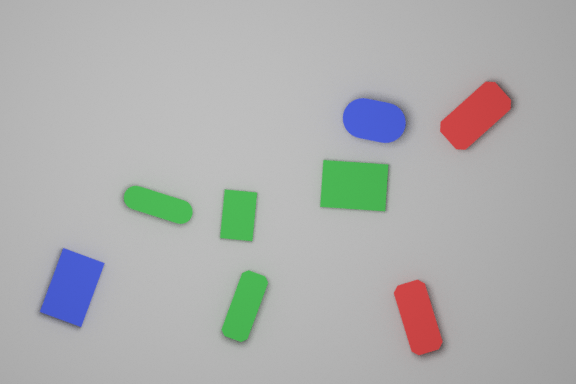
#> input picture paper_submit/final_submission/audit/evidence/qualitative_full_source.png, 576 x 384 px
$ python architecture_figure.py
#> lines starting #> are read from the running program, lines starting #| are printed output that depends on the picture
### paper_submit/final_submission/scripts/make_figures.py
"""Publication artwork from immutable saved predictions and scores.

No model imports, inference, training, or image synthesis. Coordinates in the
architecture canvas are typographic points; output width is the paper's 5.5 in.
"""
from pathlib import Path
import hashlib
import json
import math
import numpy as np
import matplotlib
matplotlib.use('Agg')
import matplotlib.pyplot as plt
from matplotlib import font_manager
from matplotlib.patches import FancyArrowPatch
from shapely.geometry import Polygon as SPolygon
from shapely.ops import nearest_points

ROOT = Path(__file__).resolve().parents[1]
E = ROOT/'audit/evidence'
OUT = ROOT/'figures'
OUT.mkdir(exist_ok=True)
for font in (ROOT/'fonts').glob('*.ttf'):
    font_manager.fontManager.addfont(str(font))
INK='#182530'; MUTED='#596874'; BLUE='#245c91'; TEAL='#087e81'; RED='#a83b39'
GRAY='#7d8b98'; LINE='#cbd3d9'; LIGHT='#f3f6f8'; PALETTE={'red':'#d45b59','green':'#55a870','blue':'#507bc2'}
plt.rcParams.update({'font.family':'Liberation Sans','font.size':8,'axes.titlesize':8.5,
 'axes.labelsize':8,'xtick.labelsize':7.5,'ytick.labelsize':7.5,'pdf.fonttype':42,
 'ps.fonttype':42,'svg.fonttype':'none','mathtext.fontset':'stix','text.color':INK,
 'axes.labelcolor':MUTED,'axes.edgecolor':LINE,'axes.spines.top':False,
 'axes.spines.right':False,'axes.linewidth':.65,'xtick.color':MUTED,'ytick.color':MUTED,
 'savefig.facecolor':'white','figure.facecolor':'white'})


def save(fig,name):
    # Fixed physical dimensions ensure font sizes survive LaTeX inclusion.
    for ext in ['pdf','svg','png']:
        fig.savefig(OUT/f'{name}.{ext}',dpi=300,metadata={'Creator':'Knolling Bot paper figure script'} if ext=='pdf' else None)
    plt.close(fig)


def canvas(h):
    fig=plt.figure(figsize=(5.5,h/72));ax=fig.add_axes([0,0,1,1])
    ax.set(xlim=(0,396),ylim=(h,0));ax.axis('off')
    return fig,ax


def text(ax,x,y,s,size=8,color=INK,weight='normal',ha='left',va='center',**kw):
    return ax.text(x,y,s,fontsize=size,color=color,weight=weight,ha=ha,va=va,**kw)


# [5 lines left out: function route, not called in this run]


def apply_pose(foot,pose):
    t=pose['theta_rad'];rot=np.array([[math.cos(t),-math.sin(t)],[math.sin(t),math.cos(t)]])
    return np.asarray(foot)@rot.T+[pose['x_m'],pose['y_m']]


def envelope(obj,p):
    a,b=obj['asset']['a_m']/2,obj['asset']['b_m']/2
    return apply_pose([[-a,-b],[a,-b],[a,b],[-a,b]],p)


# [85 lines left out: functions quantitative, records, measurements, development, not called in this run]

# [4 lines that do not run on import are left out]

### paper_submit/final_submission/scripts/architecture_figure.py
"""Publication architecture from the adopted inference source.

This figure contains schematic vector nodes and the frozen real input RGB.
No inferred features, fabricated activation maps, or generated evidence appear.
The diagram intentionally distinguishes global text-only goals from referents,
selector context from pose features, and mover decoding from held/no-op copying.
"""
from pathlib import Path
import json
import matplotlib.pyplot as plt
from matplotlib.patches import FancyBboxPatch, FancyArrowPatch
import make_figures as m

WIDTH_PT = 396
HEIGHT_PT = 232
MINIMUM_LABEL_PT = 7.0
INK, MUTED, BLUE = m.INK, m.MUTED, m.BLUE
RULE, WASH, RULE_WASH = '#8A5A2A', '#F1F6FA', '#FCF8F2'


def generate():
    fig, ax = m.canvas(HEIGHT_PT)
    texts, cards = [], []

    def text(x, y, value, size=7.2, color=INK, bold=False, ha='left'):
        assert size >= MINIMUM_LABEL_PT
        item = m.text(ax, x, y, value, size, color,
                      'bold' if bold else 'normal', ha=ha, zorder=5)
        texts.append(item)
        return item

    def card(x, y, width, height, rule=False):
        item = FancyBboxPatch((x, y), width, height,
            boxstyle='round,pad=0,rounding_size=2',
            facecolor=RULE_WASH if rule else WASH,
            edgecolor=RULE if rule else BLUE, linewidth=.75,
            linestyle=(0, (2.5, 1.8)) if rule else '-', zorder=2)
        ax.add_patch(item)
        cards.append((x, y, width, height))

    def arrow(points, color=BLUE, dashed=False):
        # Axis-aligned routing deliberately leaves node interiors clear.
        if len(points) > 2:
            ax.plot(*zip(*points[:-1]), color=color, lw=.78,
                    linestyle=(0, (2.5, 1.8)) if dashed else '-',
                    solid_joinstyle='round', zorder=1)
        ax.add_patch(FancyArrowPatch(points[-2], points[-1], arrowstyle='-|>',
            mutation_scale=6.8, lw=.78, color=color, shrinkA=.6, shrinkB=.6,
            linestyle=(0, (2.5, 1.8)) if dashed else '-', zorder=3))

    # (a) The two input streams and final routing. Text-only g is deliberately
    # not reached by an object arrow. Selection explicitly includes O as input.
    text(0, 8, 'a  Hybrid inference', 8.3, bold=True)
    text(178, 8, r'held / no-op: detected $xy$ + RGB angle', 7.0, MUTED)

    image_path = m.E / 'qualitative_full_source.png'
    ax.imshow(plt.imread(image_path), extent=(0, 33, 50, 28), aspect='auto', zorder=2)
    text(16.5, 58, 'RGB', 7.0, MUTED, ha='center')
    card(43, 25, 72, 31)
    text(79, 35, 'RT-DETR-R18', 7.3, BLUE, True, 'center')
    text(79, 46, 'ROI + size heads', 7.0, MUTED, ha='center')
    arrow([(34, 40), (42, 40)])

    card(126, 25, 49, 31)
    text(150.5, 35, r'$O\in\mathbb{R}^{N\times12}$', 7.5, BLUE, ha='center')
    text(150.5, 46, 'objects', 7.0, MUTED, ha='center')
    arrow([(116, 40), (125, 40)])

    card(187, 25, 87, 31)
    text(230.5, 35, 'Layout core (b)', 7.3, BLUE, True, 'center')
    text(230.5, 46, 'full / selected movers', 7.0, MUTED, ha='center')
    arrow([(176, 40), (186, 40)])

    card(286, 25, 76, 31, rule=True)
    text(324, 35, 'Geometry', 7.3, RULE, True, 'center')
    text(324, 46, 'constrain / repair', 7.0, RULE, ha='center')
    arrow([(275, 40), (285, 40)], RULE)
    arrow([(363, 40), (380, 40)], RULE)
    text(386, 39, r'$\hat P$', 10.0, INK, ha='center')
    text(383.5, 54, 'poses', 7.0, MUTED, ha='center')
    # This is a bypass of layout/geometry for held objects, then a merge into P.
    arrow([(150.5, 24), (150.5, 18), (386, 18), (386, 29)], MUTED, dashed=True)

    card(0, 73, 101, 28)
    text(50.5, 82, 'English → MiniLM', 7.3, BLUE, True, 'center')
    text(50.5, 93, '7-query slot attention', 7.0, MUTED, ha='center')

    card(115, 73, 101, 28)
    text(165.5, 82, r'Text-only goal $g(t)\in\mathbb{R}^{13}$', 7.0, BLUE, ha='center')
    text(165.5, 93, 'region / gap correction', 7.0, RULE, ha='center')
    arrow([(102, 87), (114, 87)])
    arrow([(201, 72), (201, 57)])

    card(229, 73, 133, 28)
    text(295.5, 82, r'Selection $m(O,\mathrm{language})$', 7.2, BLUE, ha='center')
    text(295.5, 93, 'named-color refinement', 7.0, RULE, ha='center')
    arrow([(50.5, 102), (50.5, 110), (295.5, 110), (295.5, 102)])
    arrow([(252, 72), (252, 57)])
    # O is written in m's argument list to avoid a crossing over the g branch.

    ax.plot([0, WIDTH_PT], [120, 120], color=m.LINE, lw=.7)

    # (b) An explicit context-only selector path and untouched feature bypass.
    text(0, 131, 'b  Learned layout', 8.3, bold=True)
    text(104, 131, 'Context selects structure; original features predict poses.', 7.0, MUTED)

    text(5, 174, r'$O$', 9.0, BLUE, ha='center')
    card(21, 155, 75, 39)
    text(58.5, 166, 'Relation MLP', 7.4, BLUE, True, 'center')
    text(58.5, 181, '12 → 128 → 128', 7.0, MUTED, ha='center')
    arrow([(12, 174), (20, 174)])
    text(106, 174, r'$h$', 9.0, BLUE, ha='center')
    arrow([(97, 174), (100, 174)])

    card(120, 155, 82, 39)
    text(161, 166, '4-head attention', 7.3, BLUE, True, 'center')
    text(161, 181, 'goal g + object sizes', 7.0, MUTED, ha='center')
    arrow([(111, 174), (119, 174)])
    text(212, 161, r'$\tilde h$', 8.3, BLUE, ha='center')

    card(222, 155, 82, 39)
    text(263, 165, 'Row assignment', 7.3, BLUE, True, 'center')
    text(263, 180, 'Pointer order', 7.3, BLUE, True, 'center')
    arrow([(203, 174), (221, 174)])
    text(312, 159, r'$r,\pi$', 7.5, BLUE, ha='center')

    card(320, 155, 76, 39)
    text(358, 165, 'Pose heads', 7.3, BLUE, True, 'center')
    text(358, 180, 'origins · steps · θ', 7.0, MUTED, ha='center')
    arrow([(305, 174), (319, 174)])
    arrow([(106, 183), (106, 218), (358, 218), (358, 195)])
    text(229, 209, r'original $h$ + goal $g$ + sizes', 7.0, BLUE, ha='center')

    # Labels are sized in physical points and exported at the full paper width.
    fig.canvas.draw()
    renderer = fig.canvas.get_renderer()
    boxes = [item.get_window_extent(renderer) for item in texts]
    frame = fig.bbox
    out_of_bounds = [item.get_text() for item, box in zip(texts, boxes)
        if box.x0 < frame.x0 - .05 or box.y0 < frame.y0 - .05
        or box.x1 > frame.x1 + .05 or box.y1 > frame.y1 + .05]
    overlaps = []
    for i, (first, a) in enumerate(zip(texts, boxes)):
        for second, b in zip(texts[i+1:], boxes[i+1:]):
            if a.overlaps(b):
                overlaps.append([first.get_text(), second.get_text()])
    audit = {
        'width_pt': WIDTH_PT, 'height_pt': HEIGHT_PT,
        'minimum_label_pt': min(item.get_fontsize() for item in texts),
        'labels': len(texts), 'out_of_bounds_labels': out_of_bounds,
        'overlapping_label_pairs': overlaps,
        'source': 'scripts/architecture_figure.py',
        'export_formats': ['pdf', 'svg', 'png'],
        'png_dpi': 300,
        'rgb_input': str(image_path.relative_to(m.ROOT)),
        'routing_notes': [
            'The global goal g is text-only; selection m additionally reads O and language slots.',
            'Region/gap correction and named-color refinement are explicit rules (brown labels).',
            'Full-scene or selected-mover proposals enter geometric decoding and bounded repair.',
            'Held/no-op outputs bypass layout; centers are detected and angles use RGB PCA with learned fallback.',
            'Set context changes row/pointer features only; pose heads retain original relation h.',
            'The scalar requested gap is delta; g denotes only the 13-dimensional global goal.',
            'Thumbnails show frozen actual RGB; no model activations or synthetic predictions are depicted.'
        ],
        'implementation_references': [
            'src/knolling_model/experiments/size_refinement.py:299-340',
            'src/knolling_model/arrangement/goal_encoder.py:28-40',
            'src/knolling_model/experiments/set_context.py:43-58',
            'src/knolling_model/experiments/row_layout.py:250-274',
            'src/knolling_model/experiments/partial_arrangement.py:182-249'
        ]
    }
    (m.ROOT/'audit/final_architecture.json').write_text(json.dumps(audit, indent=2)+'\n')
    if out_of_bounds or overlaps:
        raise RuntimeError(f'Architecture label check failed: {out_of_bounds=}, {overlaps=}')
    m.save(fig, 'architecture_main')
#> the loop in save, `for ext in ['pdf','svg','png']:` made 3 passes
#> pass 1, in save, `fig.savefig(OUT/f'{name}.{ext}',dpi=300,metadata={'Creator':'Knolling ..`:
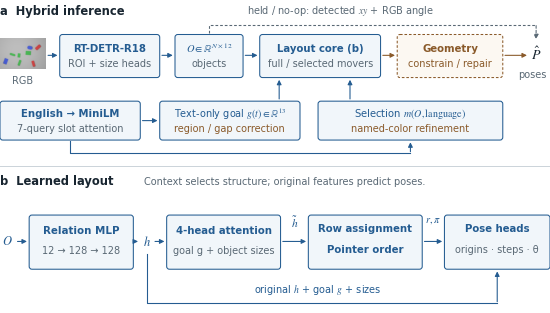
#> figure drawn by matplotlib, 1 panel
    print(json.dumps(audit, indent=2))


if __name__ == '__main__':
    generate()

$ run again, with paper_submit/final_submission/audit/evidence/qualitative_full_predicted.png copied over paper_submit/final_submission/audit/evidence/qualitative_full_source.png
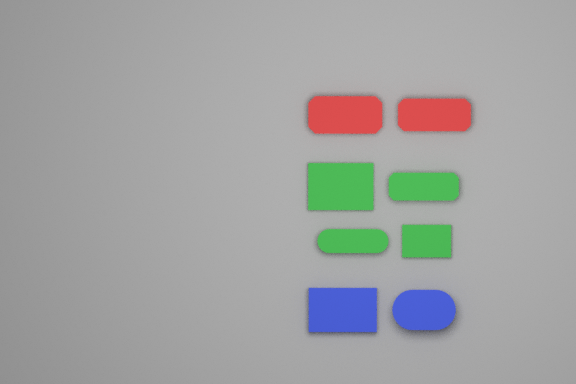
#> input picture paper_submit/final_submission/audit/evidence/qualitative_full_predicted.png, 576 x 384 px
#> the loop in save, `for ext in ['pdf','svg','png']:` made 3 passes
#> pass 1, in save, `fig.savefig(OUT/f'{name}.{ext}',dpi=300,metadata={'Creator':'Knolling ..`:
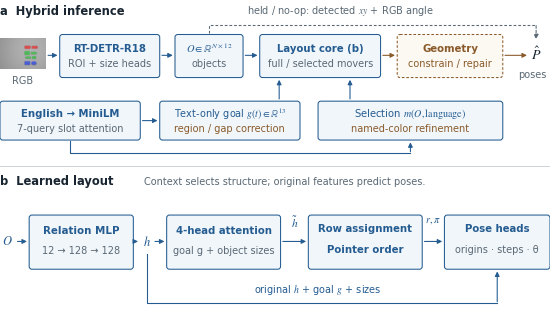
#> figure drawn by matplotlib, 1 panel
